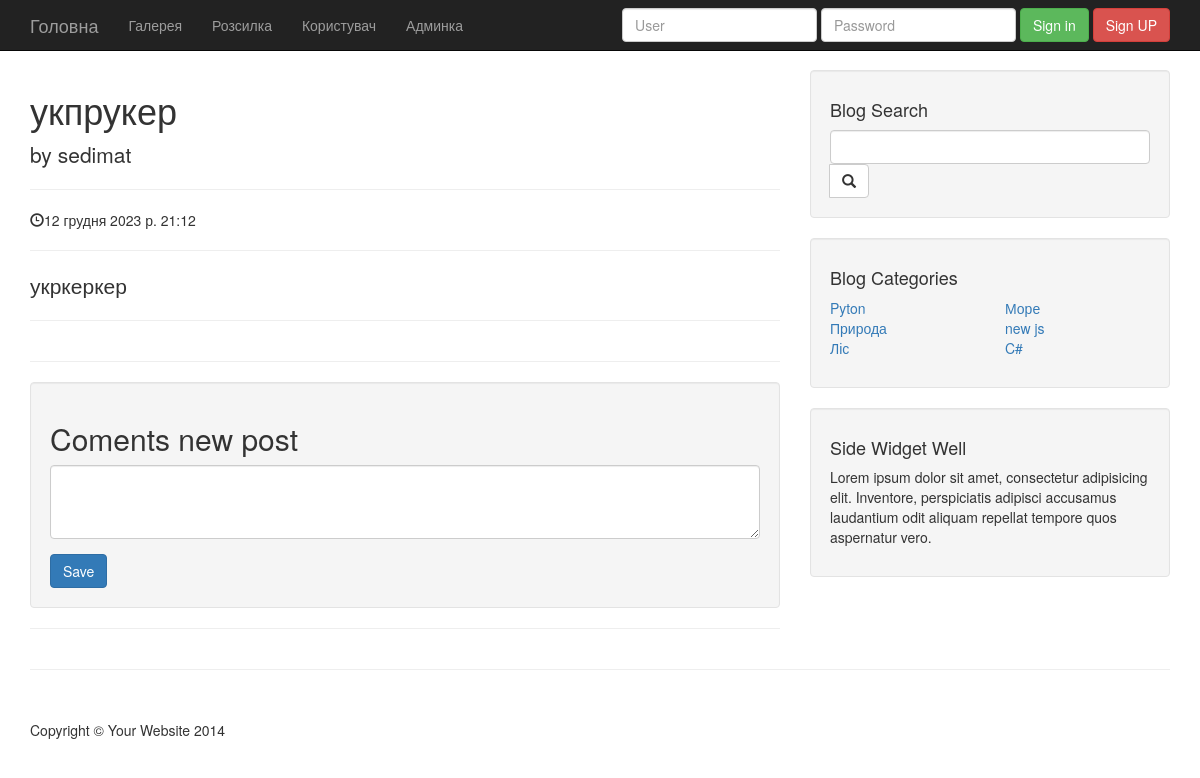
Screenshot of /post/укпрукер with the database file from the repository.
### blog/models.py (models this page shows, shortened)
class Post(models.Model):
    title = models.CharField(max_length=30, verbose_name="Заголовок")
    content = models.TextField(verbose_name="Опис")
    published_date = models.DateTimeField(auto_created=True, verbose_name="Час")
    category = models.ForeignKey(Category, on_delete=models.CASCADE, verbose_name="Категорія")
    user = models.ForeignKey(User, on_delete=models.CASCADE, verbose_name="Автор")
    tegs = models.ManyToManyField(Teg, blank=True, related_name='posts', verbose_name="Теги")
    img = models.ImageField(upload_to='img_post', default='post.png')
    poster = models.URLField(
        default="https://ecopolitic.com.ua/wp-content/uploads/2021/06/shutterstock_1017466240-900x300.jpg",
        verbose_name="Постер")
    class Meta:
        verbose_name = "Пост"
        verbose_name_plural = "Пости"

class Category(models.Model):
    name = models.CharField(max_length=30, verbose_name="Назва")
    class Meta:
        verbose_name = "Категорія"
        verbose_name_plural = "Категорії"

### blog/views.py (the view, shortened to what this page needs)
# urls.py: path("post/<str:id>", views.post, name="post"),
def post(request, id=None):
    post = get_object_or_404(Post, title=id)
    coments = Coments.objects.filter(post_id=post.id).order_by('-coment_date') # фільтрує коментарі які є в пості.
    form = ComentsForm()
    user = User.objects.get(username="sedimat")
    context = {
        "post": post,
        "coments": coments,
        "form": form
    }
    context.update(get_categories())
    return render(request, 'blog/post.html', context=context)

### blog/forms.py
class ComentsForm(forms.ModelForm):
    class Meta:
        model = Coments
        exclude = ('coment_date', 'post_id', 'user',)
        fields = ['coment']  # Одне поле - coment
        widgets = {
            'coment': forms.Textarea(attrs={'class': 'form-control', 'rows': 3}),
        }

### blog/views.py (called while the page is built)
def get_categories():
    all = Category.objects.all()
    count = all.count()
    return {'cat1': all[:count / 2 + count % 2], 'cat2': all[count / 2 + count % 2:]}

### templates/blog/post.html (shortened to what this page needs)
{% extends "blog/base.html" %}
{% block content %}
<h1>{{ post.title }}</h1>
<p class="lead">
    by {{ post.user }}
</p>
<hr>
<p><span class="glyphicon glyphicon-time"></span>{{ post.published_date }}</p>
<hr>
<p class="lead">{{ post.content }}</p>
<hr>
<hr>
<div class="well">
    <h2>Coments new post</h2>
    <form role="form" action="{% url 'post' id=post.title %}" method="POST">
        <div class="form-group">
            {{ form.coment }}
        </div>
        <input type="submit" value="Save" class="btn btn-primary">
</div>
<hr>
{% endblock %}

### templates/blog/base.html (shortened to what this page needs)
<!DOCTYPE html>
<html lang="en">
<head>
    {% load static %}
    <link href="{% static 'blog/css/bootstrap.min.css'%}" rel="stylesheet">
    <link href="{% static 'blog/css/blog-home.css'%}" rel="stylesheet">
</head>
<body>
<nav class="navbar navbar-inverse navbar-fixed-top" role="navigation">
    <div class="container">
        <div class="navbar-header">
            <a class="navbar-brand" href="/">Головна</a>
        </div>
        <div class="collapse navbar-collapse" id="bs-example-navbar-collapse-1">
            <ul class="nav navbar-nav">
                <li>
                    <a href="{% url 'gallery' %}">Галерея</a>
                </li>
                <li>
                    <a href="{% url 'about' %}">Розсилка</a>
                </li>
                <li>
                    <a href="{% url 'user' %}">Користувач</a>
                </li>
                <li>
                    <a href="/admin">Админка</a>
                </li>
            </ul>
            {% include 'blog/toggle_login.html' %}
        </div>
    </div>
</nav>
<div class="container">
    <div class="row">
        <div class="col-md-8">
            {% block content %}
            {% endblock %}
        </div>
        <div class="col-md-4">
            <div class="well">
                <h4>Blog Search</h4>
                <form class="input-group" method="GET" action="{% url 'search' %}">
                    <input type="search" class="form-control" name="query">
                    <span class="input-group-btn">
                    <button class="btn btn-default" type="submit">
                        <span class="glyphicon glyphicon-search"></span>
                    </button>
                    </span>
                </form>
            </div>
            <div class="well">
                <h4>Blog Categories</h4>
                <div class="row">
                    <div class="col-lg-6">
                        <ul class="list-unstyled">
                            {% for cat in cat1 %}
                            <li>
                                <a href="{% url 'category' name=cat.name %}">{{cat.name}}</a>
                            </li>
                            {% endfor %}
                        </ul>
                    </div>
                    <div class="col-lg-6">
                        <ul class="list-unstyled">
                            {% for cat in cat2 %}
                            <li>
                                <a href="{% url 'category' name=cat.name %}">{{cat.name}}</a>
                            </li>
                            {% endfor %}
                        </ul>
                    </div>
                </div>
            </div>
            <div class="well">
                <h4>Side Widget Well</h4>
                <p>Lorem ipsum dolor sit amet, consectetur adipisicing elit. Inventore, perspiciatis adipisci accusamus
                    laudantium odit aliquam repellat tempore quos aspernatur vero.</p>
            </div>
        </div>
    </div>
    <hr>
    <footer>
        <div class="row">
            <div class="col-lg-12">
                <p>Copyright &copy; Your Website 2014</p>
            </div>
        </div>
    </footer>
</div>
</body>
</html>

### static/blog/css/blog-home.css (style rules this page uses)
body { padding-top: 70px; }
footer { margin: 50px 0; }

### rows the page displays
Post: title "укпрукер", user "sedimat", published_date "12 грудня 2023 р. 21:12", content "укркеркер"
Category: name "Pyton"
Category: name "Природа"
Category: name "Ліс"
Category: name "Море"
Category: name "new js"
Category: name "C#"
